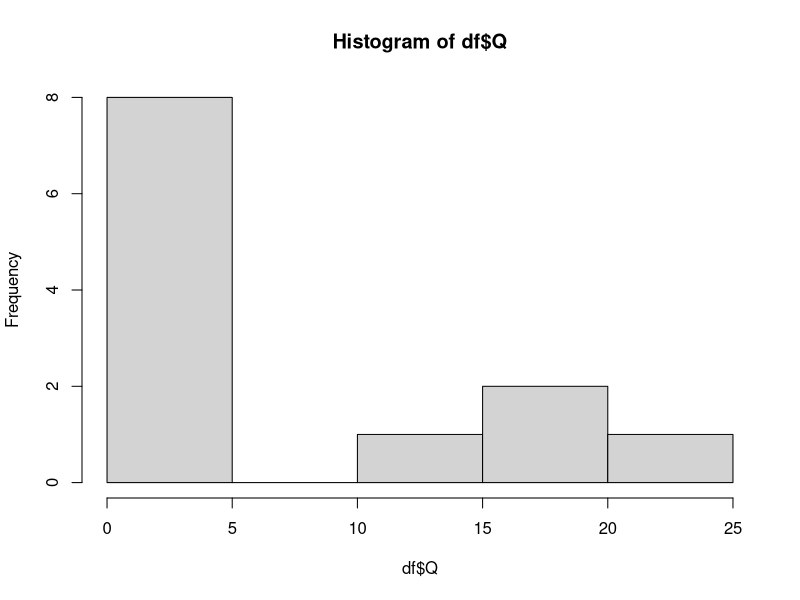
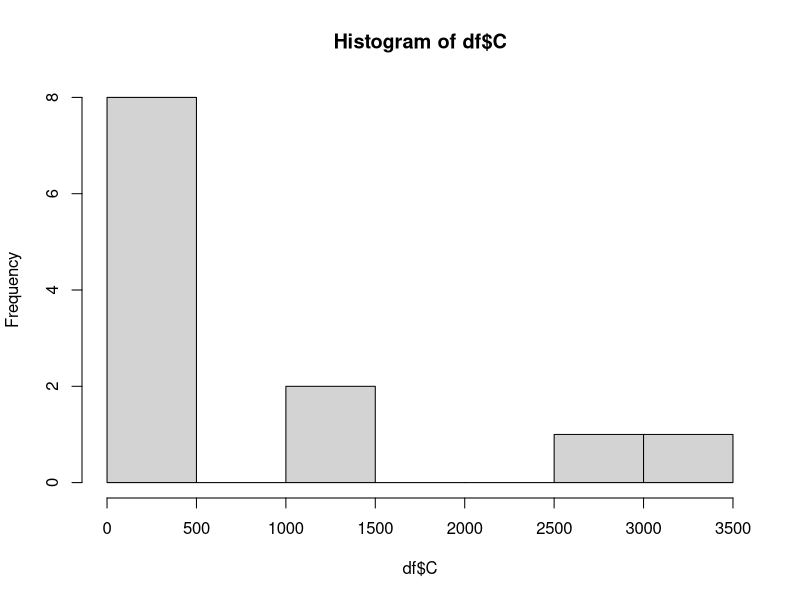
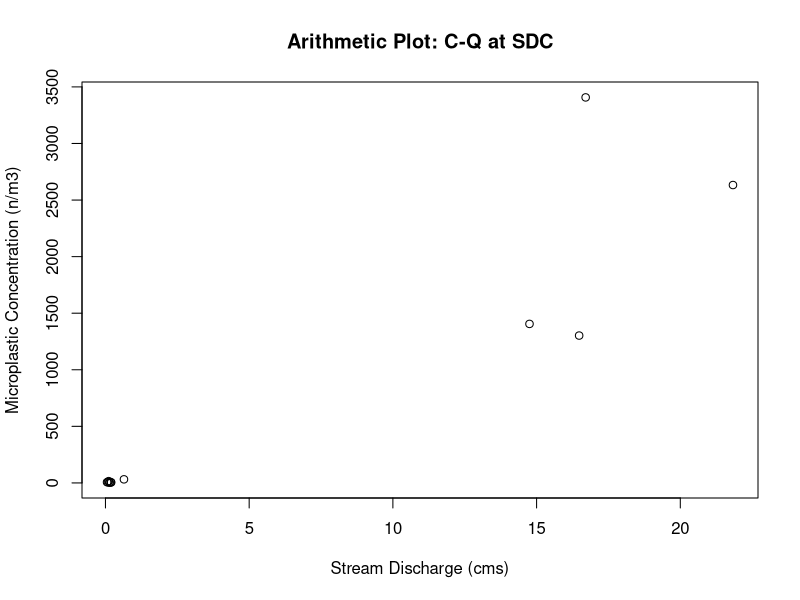
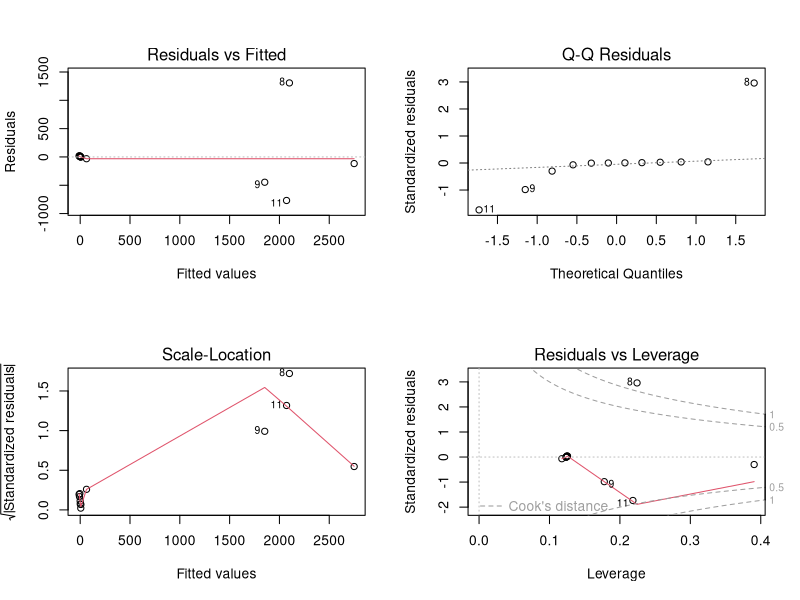
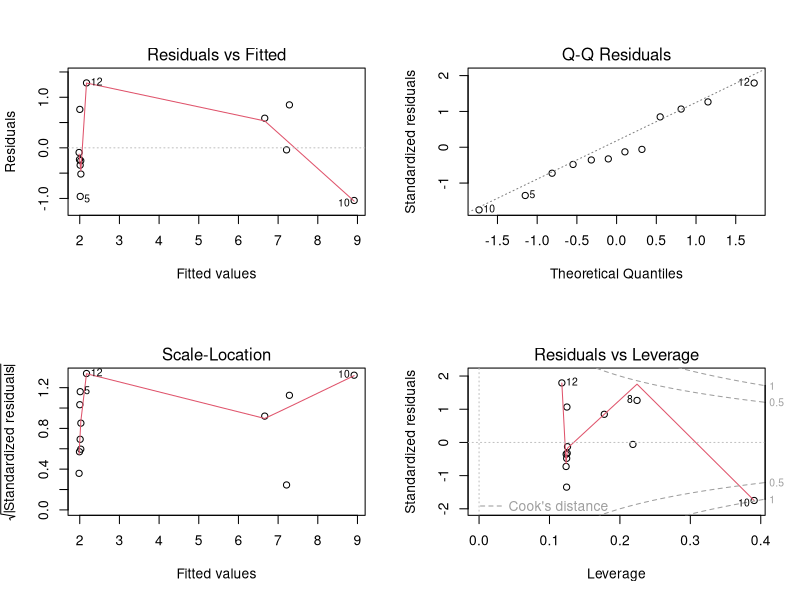
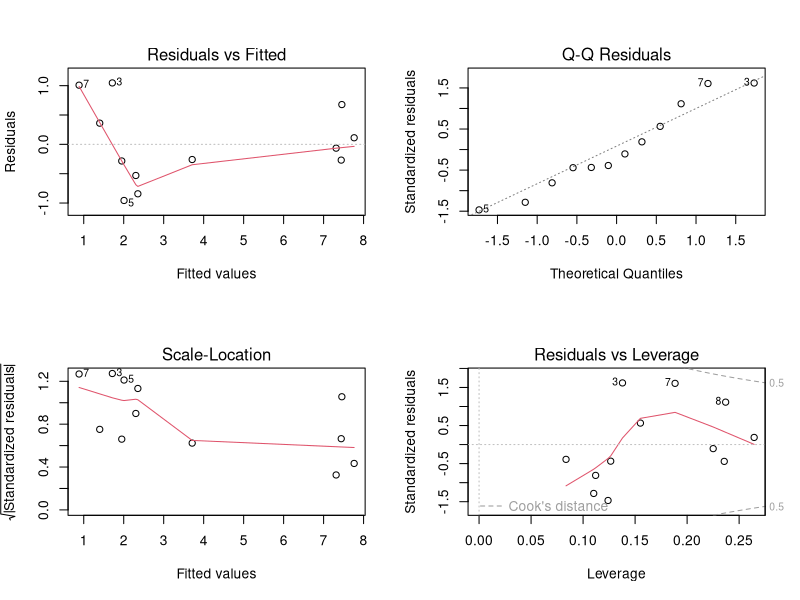
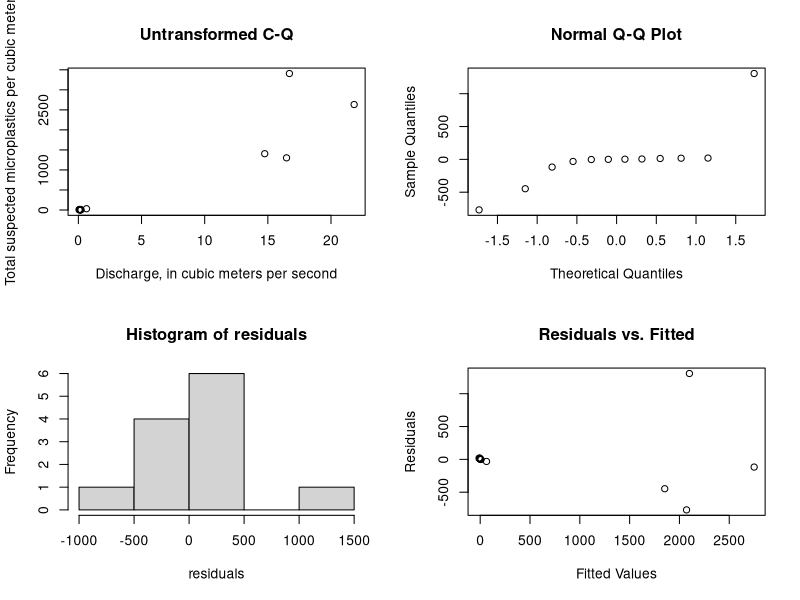
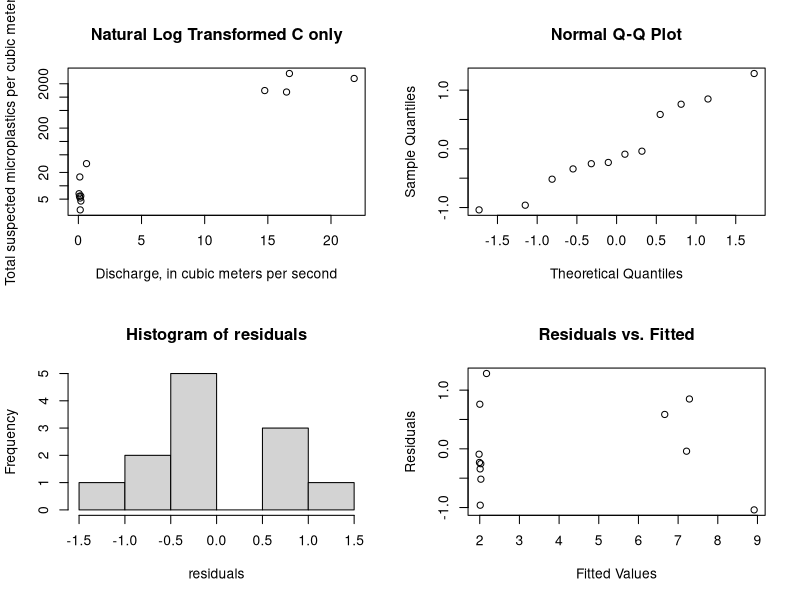

Reproduce these figures in R, in order.
###Clear the R environment
rm(list=ls());graphics.off();cat("\f");
library(ggplot2)
library(scales)
library(lmtest)
library(car)
library(boot)
# SDC Sample data where LF has been rescaled with B1 alpha = 1.766902186; CF = 1.270982514)
C <- c(5.297148617,  # rescaled LL 300um to 250um
       5.882173475, # rescaled LL 300um to 250um
       15.8213591, # rescaled LL 300um to 250um  
       4.529772341, # rescaled LL 300um to 250um  
       2.861200866, # rescaled LL 300um to 250um  
       5.815344522, # rescaled LL 300um to 250um  
       6.626380413, # rescaled LL 300um to 250um  
                   3407.222222,
                   1405.415162,
                   2632.829374,
                   1302.367942,
                   31.61189358)
Q <- c(0.139035719,
               0.188873369,
               0.113267388,
               0.197368424,
               0.146114931,
               0.086083215,
               0.054934683,
               16.70693973,
               14.75307729,
               21.83228904,
               16.48040495,
               0.643641932
)
df <- data.frame(Q,C)
mean(Q)
###########################
#Comparision to determine Final Model
###########################

#Test dataset for normality
shapiro.test(df$Q) #Null hypothesis is data is normally distributed
shapiro.test(df$C)#Null hypothesis is data is normally distributed
hist(df$Q)
hist(df$C)

#Plot data in arithmetic space to see if linear
plot(df,xlab = "Stream Discharge (cms)", ylab = "Microplastic Concentration (n/m3)", main = "Arithmetic Plot: C-Q at SDC")

#Create Linear Model and look at significance and residual plots
model <- lm(C ~ Q, data = df)
summary(model)
par(mfrow = c(2, 2))
# residual plots
plot(model) #Look for curvature, heteroskadasticity ....

# Test for normality in residuals of model
residuals<-resid(model) 
shapiro_xy <- shapiro.test(residuals) #Null hypothesis is data is normally distributed

# Perform the Non Constant Variance test
ncvTest_xy <- ncvTest(model) #Null hypothesis = homoscedasticity / No autocorrelation

#Print results
print("No Transformation")
cat("Test for normality of residuals:\n")
print(shapiro_xy)
cat("Test for constant variance of residuals:\n")
print(ncvTest_xy)

## If linear model is not a good fit/data is non-linear transform y, x, or both

###############################################################################
#Transform y only via ln(y)
##########################
#Create Model and look at significance and residual plots
model <- lm(log(C) ~ Q, data = df)
summary(model)
# residual plots
plot(model) #Look for curvature, heteroskadasticity ....

# Test for normality in residuals of model
residuals<-resid(model) 
shapiro_lny <- shapiro.test(residuals) #Null hypothesis is data is normally distributed

# Perform the Non Constant Variance test
ncvTest_lny <- ncvTest(model) #Null hypothesis = homoscedasticity / No autocorrelation

#Print results
print("Transform y only via ln(y)")
cat("Test for normality of residuals:\n")
print(shapiro_lny)
cat("Test for equal variance of residuals:\n")
print(ncvTest_lny)


###############################################################################
#Transform x and y  via ln()
##########################
#Create Model and look at significance and residual plots
model <- lm(log(C) ~ log(Q), data = df)
summary(model)
# residual plots
plot(model) #Look for curvature, heteroskadasticity ....

# Test for normality in residuals of model
residuals<-resid(model)
shapiro_lnxlny <- shapiro.test(residuals) #Null hypothesis is data is normally distributed

# Perform the Non Constant Variance test
ncvTest_lnxlny <- ncvTest(model) #Null hypothesis = homoscedasticity / No autocorrelation


#Print results
print("Transform x and y via ln()")
cat("Test for normality of residuals:\n")
print(shapiro_lnxlny)
cat("Test for equal variance of residuals:\n")
print(ncvTest_lnxlny)


###############################################################################
###############################################################################


####SUMMARY PLOTS AND STATS FOR ONE TYPE OF MODEL #####

#EX: Untransformed Model

par(mfrow = c(2, 2))
#Plot data in arithmetic space
plot(df, xlab="Discharge, in cubic meters per second",
     ylab="Total suspected microplastics per cubic meter", main="Untransformed C-Q")
#Model and look at significance and residual plots
model <- lm(C ~ Q, data = df)
summary(model)
#plot(model) Using below plots instead

# Test for normality in residuals of model
residuals<-resid(model)
qqnorm(residuals)
hist(residuals)
shapiro.test(residuals) #Null hypothesis is data is normally distributed

# Create a scatterplot of residuals vs. fitted values
plot(fitted(model), residuals, xlab = "Fitted Values", ylab = "Residuals", main = "Residuals vs. Fitted")
# Perform the Non Constant Variance test
ncvTest(model)

####SUMMARY PLOTS AND STATS FOR ONE TYPE OFMODEL #####

#EX: Natural Log C Transformed

par(mfrow = c(2, 2))
#Plot data in log-log space
plot(df, xlab="Discharge, in cubic meters per second",
     ylab="Total suspected microplastics per cubic meter", main="Natural Log Transformed C only", log = 'y')
#Model and look at significance and residual plots
model <- lm(log(C) ~ Q, data = df)
summary(model)
#plot(model) Using below plots instead

# Test for normality in residuals of model
residuals<-resid(model)
qqnorm(residuals)
hist(residuals)
shapiro.test(residuals) #Null hypothesis is data is normally distributed

# Create a scatterplot of residuals vs. fitted values
plot(fitted(model), residuals, xlab = "Fitted Values", ylab = "Residuals", main = "Residuals vs. Fitted")
# Perform the Non Constant Variance test
ncvTest(model)

##############
#SKIP TO HERE
###############

####SUMMARY PLOTS AND STATS FOR ONE TYPE OFMODEL #####

#EX: Natural Log - Natural Log Transformed

par(mfrow = c(2, 2))
#Plot data in log-log space
plot(df, xlab="Discharge, in cubic meters per second",
     ylab="Total suspected microplastics per cubic meter", main="Natural Log Transformed C and Q", log = 'xy')
#Model and look at significance and residual plots
model <- lm(log(C) ~ log(Q), data = df)
summary(model)
#plot(model) #Using below plots instead

# Test for normality in residuals of model
residuals<-resid(model)
qqnorm(residuals)
hist(residuals)
shapiro.test(residuals) #Null hypothesis is data is normally distributed

# Create a scatterplot of residuals vs. fitted values
plot(fitted(model), residuals, xlab = "Fitted Values", ylab = "Residuals", main = "Residuals vs. Fitted")
# Perform the Non Constant Variance test
ncvTest(model)

###############################################################################
###############################################################################
# Model selected: #TYPE 3: Natural Log Transformed C and Q
model <- lm(log(C) ~ log(Q), data = df)
###############################################################################
###############################################################################
###AFTER MODEL SELECTION#######

#Bias Correction Selection Following Helschel & Hirsch 2002 and 2020
#regression equations fit in log space result in a bias when back transformed. 
#When the objective is to compute Loads by regressing and summing over the record 
#a correction must be applied because this method assumes the equation produces an estimate of the mean
# the sum of the means = the mean of the sum
# However, applying the regression in orginal units is violates this because the
#regression in original units is the an estimate of the median not the mean 
#the sum of the medians is not the median of the sum
#A sum of the median values will underestimate the sum of the mean.
#Therefore if unaccounted for this will underestimate the long-term mean load.

#Two bias correction methods are commonly employed
#Ferguson' Maximum Likelihood Estimation: residuals must be normally distributed (n > 30)
#Duan: Nonparametric Smearing (does not require normality; requires independence and homoscedastic)

#Our residuals are normally distributed
#Even though our sample size is less than 30,
#We will calculate both following H&H 2020 rcode

# For comparison calculate the mean of the observed concentrations
meanC <- mean(df$C) 
meanC

#calculate the mean of the y fitted values for each Q
yhat <-exp(model$fitted.values)
meanyhat <- mean(yhat) #compare mean of fitted values to mean observed concentrations
100*(meanC-meanyhat)/meanC #this is an underestimate of the mean of the observed data by ~16%

#Ferguson' Maximum Likelihood Estimation (MLE)

#calculate the MLE bias adj
sse <- sum(model$residuals^2)
sSquared <- sse / (length(model$residuals)-2)
biasAdj <- exp(0.5*sSquared)
biasAdj

#Apply MLE bias adj to yhat and check mean
ymle <-yhat*biasAdj
meanmle<-mean(ymle)
meanmle
100*(meanC-meanmle)/meanC #this is an overestimate of the mean of the observed data by ~-5%

##
#Duan's Smearing Estimate of the Bias Correction Adjustment

#calculate the smearing estiamte
smearAdj <- sum(exp(model$residuals))/length(model$residuals)
smearAdj

#Apply Smearing adj to yhat and check mean
ysmear <-yhat*smearAdj
meanysmear<-mean(ysmear)
meanysmear
100*(meanC-meanysmear)/meanC #this is an overestimate of the mean of the observed data by ~-2%

#####################################################

#Print summary
print(paste("Mean of Observations:", meanC))
print(paste("Mean of Fit:", meanyhat))
print(paste("MLE Adjustmented Mean:", meanmle))
print(paste("DuanAdjusted Mean:", meanysmear))

##Going with Duan Smearing Correction Adjustment Because
#1.) the sample size is less than 30 
#2.) the smear adjustment produces a closer estimate of mean than MLE adj

#####################################################
#calculating the confidence intervals
####################################################

#Confidence Intervals by bootstrapping (Non-parametric approach)
set.seed(123)  # for reproducibility
data <- data.frame(x=df$Q,
                   y=df$C)

# Define a function to fit the linear model and extract coefficients
fit_model <- function(data, indices) {
  bootmodel <- lm(log(y) ~ log(x), data = data[indices, ])
  return(coef(bootmodel))
}

# Set the number of bootstrap samples
num_bootstraps <- 10000

# Perform bootstrapping to get coefficient distributions
set.seed(123)  # for reproducibility
bootstrap_results <- boot(data, fit_model, R = num_bootstraps)

# Remove rows with missing values in the bootstrap results
bootstrap_results$t <- na.omit(bootstrap_results$t)

# Calculate confidence intervals for coefficients
confidence_intervals <- t(sapply(1:ncol(bootstrap_results$t), function(i) {
  quantile(bootstrap_results$t[, i], probs = c(0.025, 0.975))
}))

# Create a matrix of coefficient names and confidence intervals
coef_names <- names(coefficients(model))
coef_intervals <- data.frame(Coefficient = coef_names,
                             Lower_CI = confidence_intervals[, 1],
                             Upper_CI = confidence_intervals[, 2])

# Print and plot the confidence intervals
print(coef_intervals) # Using this one.

#############################################
#confidence intervals (This is a parametric approach and therefore assumes normality)
confint(model, level = 0.95) 

#############################################

###Confidence Intervals For Plots

#Create Confidence intervals (Uncorrected)
nmodel<- data.frame(Q = seq(from = min(df$Q), to = max(df$Q), length= 100))
model_conf <- exp(predict(model, nmodel, type = "response", interval = "confidence",level=0.95))
nmodel <- cbind(nmodel,model_conf)
nmodel

#Create Confidence intervals (CORRECTED)
model_conf_cor <- model_conf*smearAdj
nmodel_cor<-cbind(nmodel,model_conf_cor)
nmodel_cor <- `colnames<-`(nmodel_cor,c('Q','fit_uncor','lwr_uncor','upr_uncor','fit_cor','lwr_cor','upr_cor'))
nmodel_cor

#Create Prediction intervals (Uncorrected)
pmodel<- data.frame(Q = seq(from = min(df$Q), to = max(df$Q), length= 100))
model_preds <- exp(predict(model, pmodel, type = "response", interval = "prediction",level=0.95))
pmodel <- cbind(pmodel,model_preds)
pmodel

#Create Prediction intervals (CORRECTED)
model_preds_cor <- model_preds*smearAdj
pmodel_cor<-cbind(pmodel,model_preds_cor)
pmodel_cor <- `colnames<-`(pmodel_cor,c('Q','fit_uncor','lwr_uncor','upr_uncor','fit_cor','lwr_cor','upr_cor'))
pmodel_cor


#Plot the uncorrected and corrected model and confidence intervals
plot <- ggplot()+ 
  geom_line(aes(x = Q, y = fit), col = "gray", data = pmodel)+
  geom_line(aes(x = Q, y = lwr), linetype=2, col = "green", data = nmodel)+
  geom_line(aes(x = Q, y = upr), linetype=2, col = "green", data = nmodel)+
  geom_line(aes(x = Q, y = lwr), linetype=2, col = "orange", data = pmodel)+
  geom_line(aes(x = Q, y = upr), linetype=2, col = "orange", data = pmodel)+
  geom_line(aes(x = Q, y = fit_cor), col = "black", data = pmodel_cor)+
  geom_line(aes(x = Q, y = lwr_cor), linetype=2, col = "blue", data = nmodel_cor)+
  geom_line(aes(x = Q, y = upr_cor), linetype=2, col = "blue", data = nmodel_cor)+
  geom_line(aes(x = Q, y = fit_cor), col = "transparent", data = pmodel_cor)+
  geom_line(aes(x = Q, y = lwr_cor), linetype=2, col = "purple", data = pmodel_cor)+
  geom_line(aes(x = Q, y = upr_cor), linetype=2, col = "purple", data = pmodel_cor)+
  geom_point(data = df, aes(x=Q, y=C))+
  ggtitle("MP Concentration-Discharge: SDC") +
  xlab("Discharge, in cubic meters per second") +
  ylab("Total suspected microplastics per cubic meter")
plot
plot    +scale_x_log10(breaks = trans_breaks("log10", function(x) 10^x),
                       labels = trans_format("log10", math_format(10^.x))) +
  scale_y_log10(breaks = trans_breaks("log10", function(x) 10^x),
                labels = trans_format("log10", math_format(10^.x))) +
  theme_bw()+
  annotate(geom="text", x=0.5, y=8000, label="Ln(Concentration)= 4.219 + 1.150 × Ln(Discharge)
       Duan Smearing Correction Adjustment = 1.228",
                                               color="black")

plot+ theme_bw()+
  annotate(geom="text", x=7.5, y=15000, label="Concentration = 1.228 × (67.96 × Discharge^1.150)",
           color="black")


##Plot of Final
#Plot the uncorrected and corrected model and confidence intervals
plot <- ggplot()+ 
  geom_line(aes(x = Q, y = fit_cor), col = "black", data = pmodel_cor)+
  geom_line(aes(x = Q, y = lwr_cor), linetype=2, col = "blue", data = nmodel_cor)+
  geom_line(aes(x = Q, y = upr_cor), linetype=2, col = "blue", data = nmodel_cor)+
  geom_line(aes(x = Q, y = lwr_cor), linetype=2, col = "purple", data = pmodel_cor)+
  geom_line(aes(x = Q, y = upr_cor), linetype=2, col = "purple", data = pmodel_cor)+
  geom_point(data = df, aes(x=Q, y=C))+
  ggtitle("MP Concentration-Discharge: SDC (all Microplastics)") +
  xlab("Discharge, in cubic meters per second") +
  ylab("Microplastics, number per cubic meter")
plot


plot    +scale_x_log10(breaks = trans_breaks("log10", function(x) 10^x),
                       labels = trans_format("log10", math_format(10^.x))) +
  scale_y_log10(breaks = trans_breaks("log10", function(x) 10^x),
                labels = trans_format("log10", math_format(10^.x))) +
  annotate(geom="text", x=0.5, y=8000, label="Ln(Concentration)= 4.219 + 1.150 × Ln(Discharge)
    With Duan Smearing Correction Adjustment = 1.228",
           color="black")+
  theme(
    legend.text = element_text(size = 12),      # Increase legend text size
    legend.title = element_text(size = 14),     # Increase legend title size
    axis.title.x = element_text(size = 14),     # Increase x-axis title size
    axis.title.y = element_text(size = 14),     # Increase y-axis title size
    axis.text.x = element_text(size = 12, color= "black"),       # Increase x-axis label size
    axis.text.y = element_text(size = 12, color = "black"),      # Increase y-axis label size
    plot.title = element_text(size = 16, face = "bold"), # Increase title size
    plot.subtitle = element_text(size = 12, face = "bold", hjust = 0, vjust = 1.5),
    axis.ticks.y = element_line(color = "black"))+
  annotate("rect", xmin = 15.5, xmax = 19.5, ymin = 0.035, ymax = 0.01, 
           fill = "white", color = "black") +  # Draw the white box with a black border
  annotate("text", x = 17.5, y = 0.02, label = "a", size = 6.5, fontface = "bold") 


plot+ theme_bw()+
  annotate(geom="text", x=7.5, y=15000, label="Concentration = 1.228 × (67.96 × Discharge^1.150)",
           color="black")